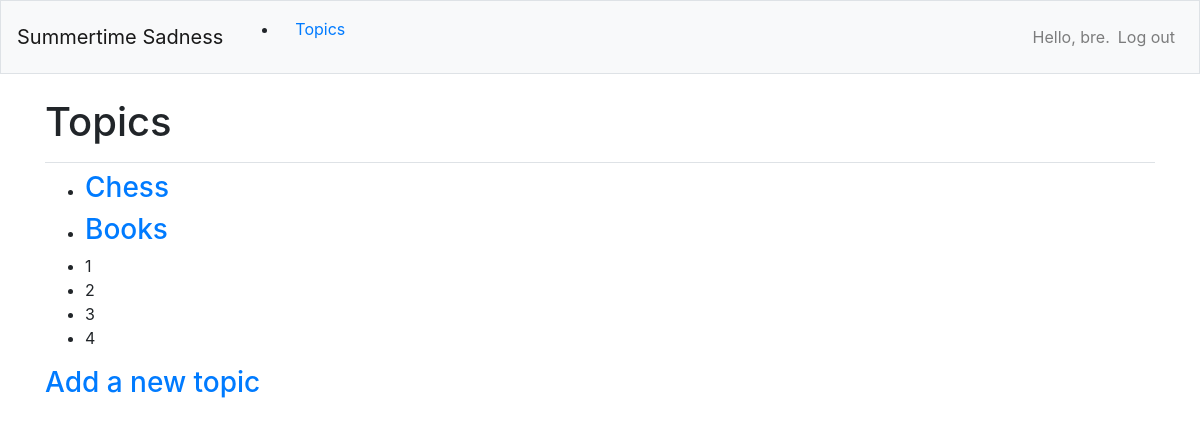
The page /topics/ (signed in) on the database as committed earlier.
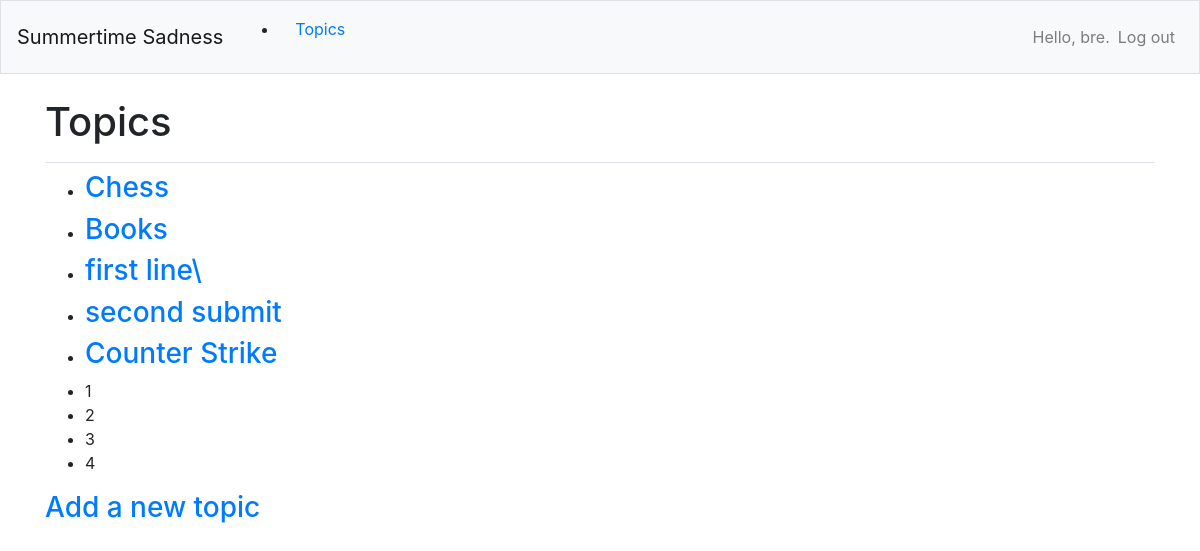
The same page on the database as committed later.
### app_a/models.py (models this page shows)
class Topic (models.Model):
    text= models.CharField(max_length=200)
    date_added =models.DateTimeField(auto_now_add=True)
    owner=models.ForeignKey(User, on_delete=models.CASCADE)
    def __str__(self):
        return self.text

### app_a/views.py (the view)
# urls.py: path('topics/', views.topics, name='topics'),
@login_required
def topics(request):
    topics = Topic.objects.filter(owner=request.user).order_by('date_added')
    context = {'topics': topics, 'test': [1,2,3,4],'username':'test'}
    return render(request, 'app_a/topics.html', context)

### app_a/templates/app_a/topics.html
{% extends 'app_a/base.html' %}
{% block page_header %}
    <h1>Topics</h1>
{% endblock page_header %}
{% block content %}
<ul>
    {% for topic in topics %}
        <li><h3>
            <a href="{% url 'app_a:topic' topic.id %}">{{topic}}</a></h3>
        </li>
    {% empty %}
        <li><h3>No topics have been added yet.</h3></li>
    {% endfor %}
    {% for i in test %}
        <li>{{i}}</li>
    {% empty %}
        <li>Nothing in test</li>
    {% endfor %}
</ul>
<h3><a href="{% url 'app_a:new_topic' %}">Add a new topic</a></h3>
{% endblock content %}

### app_a/templates/app_a/base.html (shortened to what this page needs)
{% load bootstrap4 %}
<!DOCTYPE html>
<html lang="en">
<head>
    {% bootstrap_css %}
</head>
<body>
    <nav class="navbar navbar-expand-md navbar-light bg-light mb-4 border">
        <a class="navbar-brand" href="{% url 'app_a:index' %} ">Summertime Sadness</a>
        <div class="collapse navbar-collapse" id="navbarCollapse">
            <ul class="navbar-nar mr-auto">
                <li class="nav-item">
                    <a href="{% url 'app_a:topics' %}" class="nav-link">Topics</a>
                </li>
            </ul>
            <ul class="navbar-nav ml-auto">
                {% if user.is_authenticated %}
                    <li class="nav-item">
                        <span class="navbar-text">Hello, {{user.username}}.</span>
                    </li>
                    <li class="nav-item">
                        <a href="{% url 'users:logout' %}" class="nav-link">Log out</a>
                    </li>
                {% endif %}
            </ul>
        </div>
    </nav>
    <main role="main" class="container">
        <div class="pb-2 mb-2 border-bottom">
            {% block page_header %} {% endblock page_header %}
        </div>
        <div>
            {% block content %} {% endblock content %}
        </div>
    </main>
</body>
</html>

Rows that differ between the two databases and show on the page:
added Topic: text "first line\\"
added Topic: text "second submit"
added Topic: text "Counter Strike"
